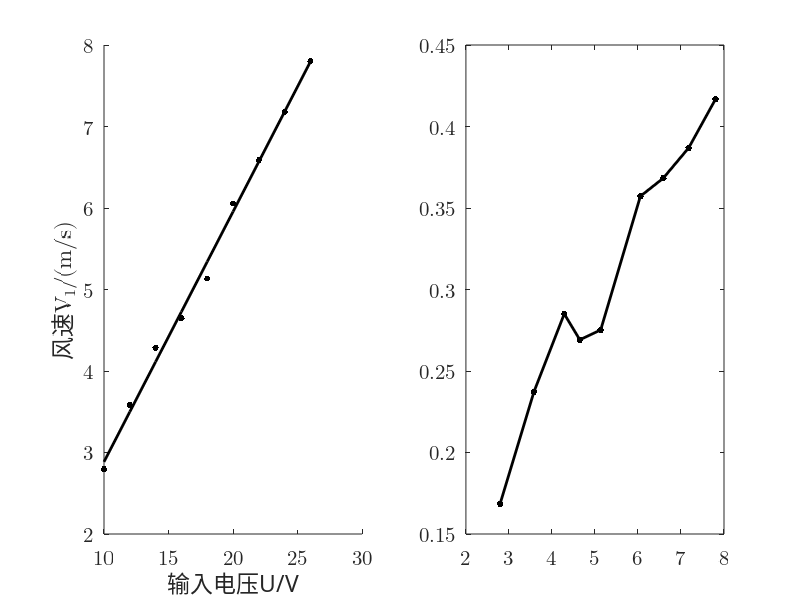

Write the MATLAB code that produced this figure.
u =(10:2:26);
i =[0.065 0.081 0.099 0.117 0.137 0.156 0.177 0.200 0.220];
v1=[2.795 3.582 4.286 4.648 5.133 6.056 6.587 7.180 7.803];
r=0.5*103.84*10^(-3);
s=pi*r*r;
rho=1.185;
p0=u.*i
p1=0.5.*rho.*s.*(v1.^3)
ita=p1./p0

subplot(1, 2, 1);
uv=scatter(u, v1, 200, 'k', '.');
hold on;
set(gca, 'FontName', 'Latin Modern Math', 'FontSize', 15);
xlabel('\fontname{songti}输入电压U/V');
ylabel('风速V_1/(m/s)');

M=[u' ones(9,1)];
k=M\(v1');
v1pre=(M*k)';

plot(u, v1pre, '-k', 'LineWidth', 2);

subplot(1, 2, 2);
plot(v1, ita, '.-k', 'LineWidth', 2, 'MarkerSize', 15);
set(gca, 'FontName', 'Latin Modern Math', 'FontSize', 15);
